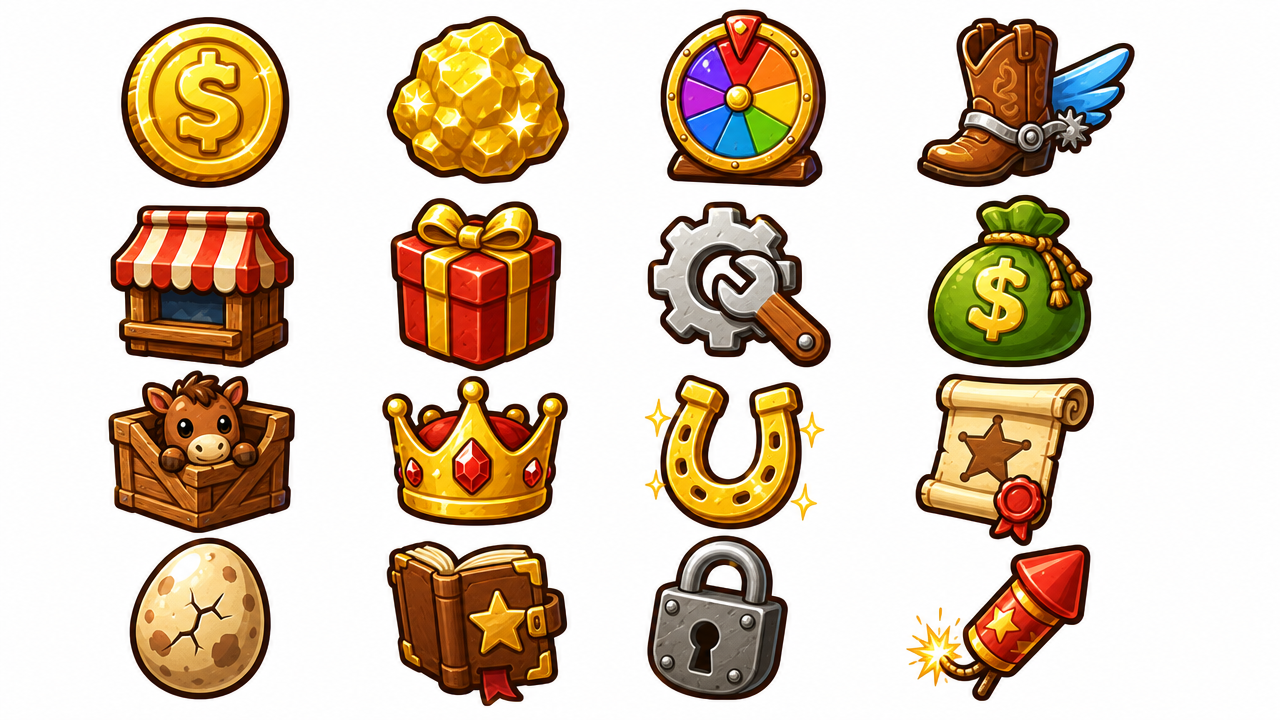
#> input picture assets/ui/source/sheet_a.png, 1280 x 720 px
$ python slice_icons.py ../../assets/ui/source/sheet_a.png ../../assets/ui/source/sheet_d.png
#> lines starting #> are read from the running program, lines starting #| are printed output that depends on the picture; after the words box and inside, x2 and y2 are one past the last pixel; in counts of white or black regions, pixels touching at a corner belong together
"""Slices a generated icon sheet (icons on a plain white background) into transparent PNG icons.

The background is found by flood-filling near-white pixels from the image border, so white
highlights *inside* an icon (behind its dark outline) are kept. Icons are then found as connected
blobs, grouped into rows and named in reading order.

  python3 -I tools/ui/slice_icons.py assets/ui/source/sheet_a.png assets/ui
  python3 -I tools/ui/slice_icons.py assets/ui/source/sheet_d.png assets/ui
"""

import sys
from pathlib import Path

import numpy as np
from PIL import Image, ImageFilter
from scipy import ndimage

# Icon names per sheet, in reading order (4 x 4).
SHEETS = {
    "sheet_a": [
        "coin", "nugget", "wheel", "boots",
        "shop", "gift", "settings", "moneybag",
        "crate", "crown", "horseshoe", "scroll",
        "egg", "book", "lock", "firework",
    ],
    "sheet_d": [
        "sheriffstar", "coins", "magnet", "lasso",
        "saddlebag", "barn", "lockpick", "clover",
        "pouch", "chest", "bundle", "smokebomb",
        "tumbleweed", "beartrap", "ticket", "key",
    ],
}
SIZE = 256  # output icons are SIZE x SIZE with padding
# Icons with an enclosed see-through hole (white inside a loop that should be transparent).
HOLES = {"lasso"}


def main(sheet_path: str, out_dir: str) -> None:
#> called with sheet_path = '../../assets/ui/source/sheet_a.png', out_dir = '../../assets/ui/source/sheet_d.png'
    NAMES = SHEETS[Path(sheet_path).stem]
    img = Image.open(sheet_path).convert("RGB")
#> img is the input picture: PIL image 1280x720 RGB; mean R, G, B 217.1, 199.3, 179
    rgb = np.asarray(img).astype(np.int16)
    near_white = (rgb.min(axis=2) > 232) & ((rgb.max(axis=2) - rgb.min(axis=2)) < 18)
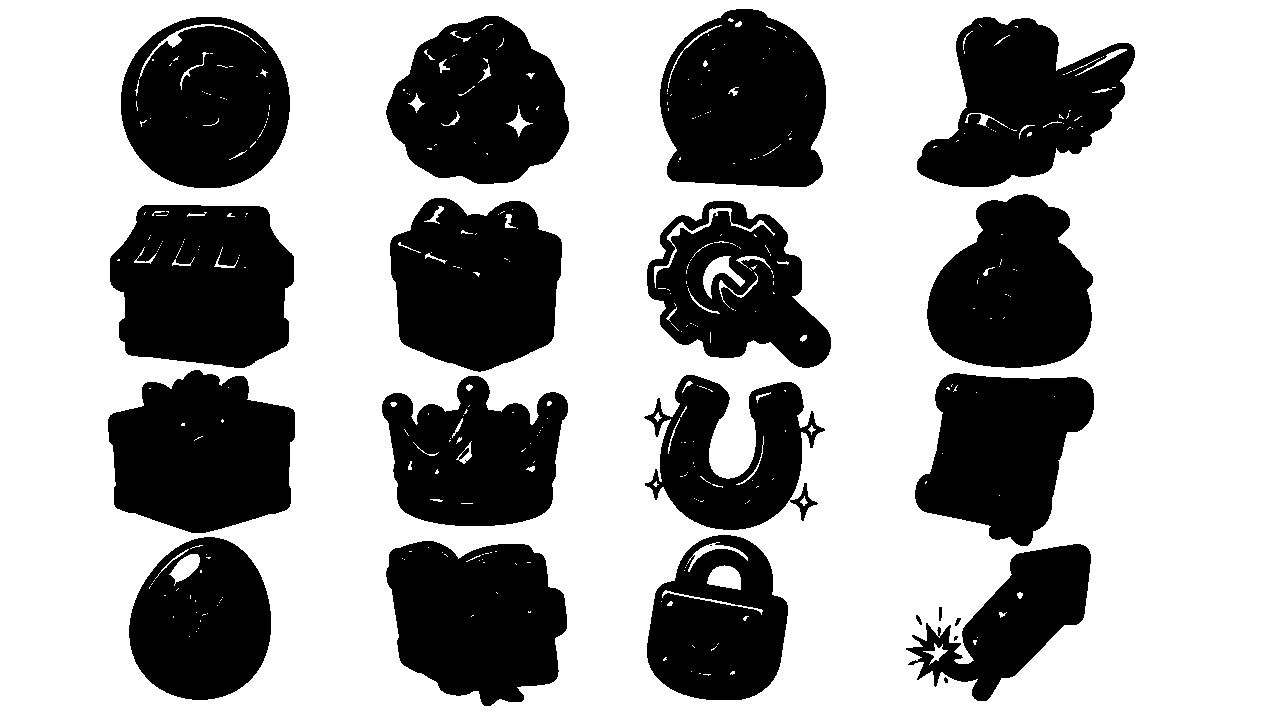
#> near_white: shape (720, 1280) bool; 64.5% white; 22 black regions (3 under 20 px), largest, box (x1, y1, x2, y2) and area: (110, 205, 294, 368) 24659, (660, 9, 826, 187) 24133, (108, 370, 295, 533) 23442
    # Background = near-white regions connected to the border.
    labels, _ = ndimage.label(near_white)
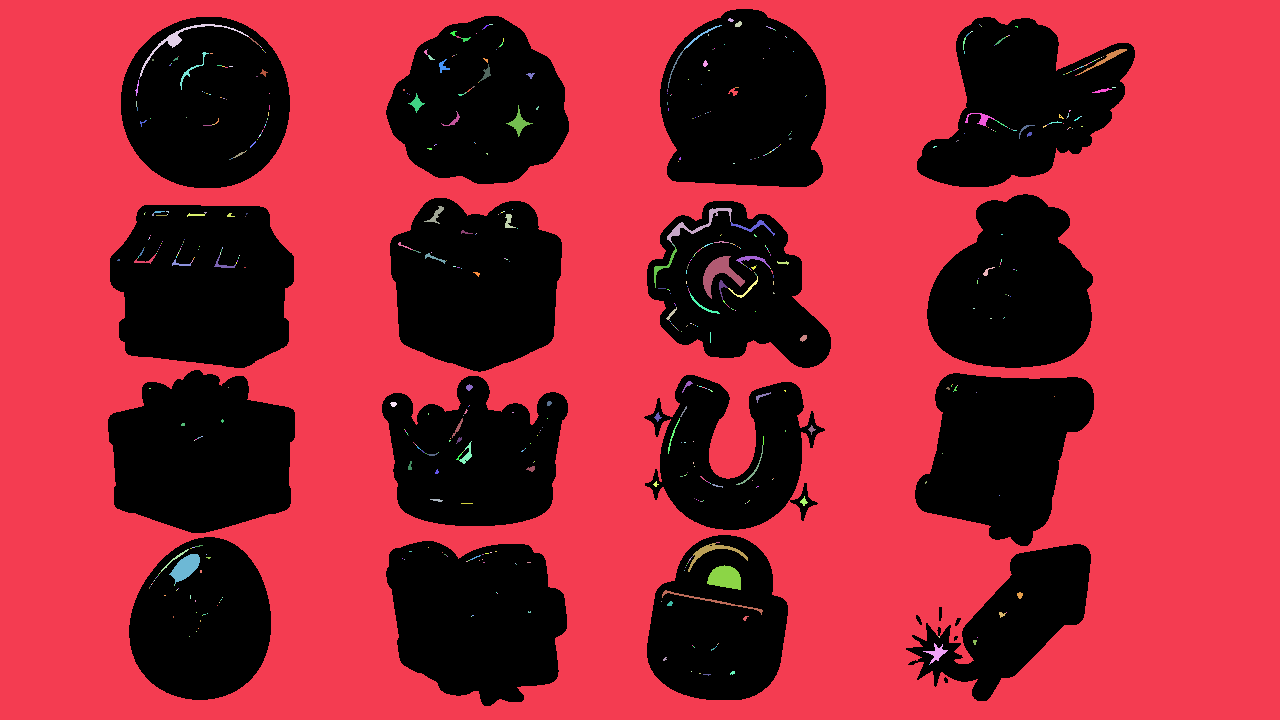
#> labels: shape (720, 1280) int32; 644 distinct labels, from 0 to 643; one colour per label, 0 black
    border = set(np.unique(np.concatenate([labels[0], labels[-1], labels[:, 0], labels[:, -1]])))
#> border = 1 item
    border.discard(0)
    background = np.isin(labels, list(border))
#> background: shape (720, 1280) bool; 63.6% white; 21 black regions (2 under 20 px), largest, box (x1, y1, x2, y2) and area: (110, 205, 294, 368) 25009, (660, 9, 826, 187) 24477, (390, 198, 562, 372) 23659
    alpha = np.where(background, 0, 255).astype(np.uint8)
    # Soften the cut edge a little so icons don't look jagged.
    alpha_img = Image.fromarray(alpha).filter(ImageFilter.GaussianBlur(0.8))
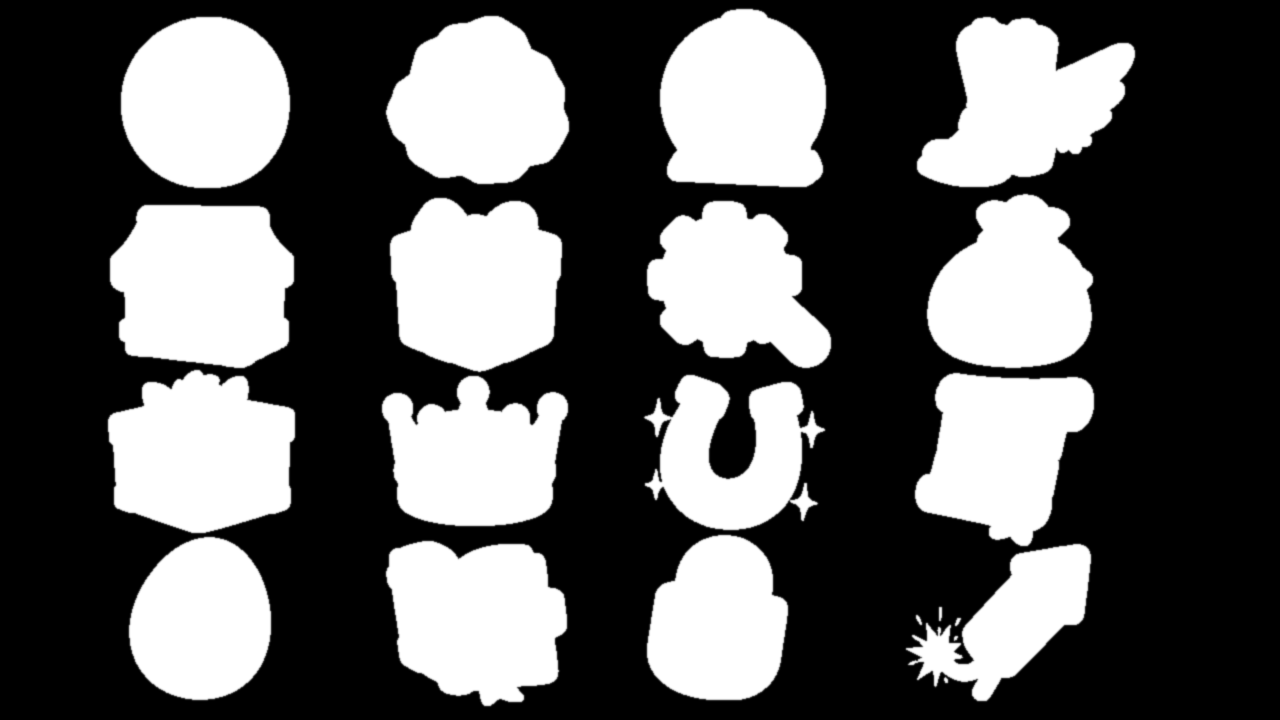
#> alpha_img: PIL image 1280x720 L; min 0, max 255, mean 92.8
    rgba = img.convert("RGBA")
    rgba.putalpha(alpha_img)

    # The sheet is a 4 x 4 grid. Find column/row boundaries from the empty gaps in the foreground
    # (the emptiest vertical/horizontal lines between icons), then crop each cell to its contents.
    fg = ~background
    def cuts(profile: np.ndarray, parts: int) -> list[int]:
#> called with profile = array of shape (1280,), parts = 4
        size = len(profile)
#> size = 1280
        result = [0]
        for k in range(1, parts):
            centre = size * k // parts
            window = range(int(centre - size * 0.08), int(centre + size * 0.08))
            result.append(min(window, key=lambda i: profile[i]))
#> this loop made 3 passes
#> centre on passes 1 to 3: 320, 640, 960
#> after the loop, result = [0, 295, 569, 857]
        result.append(size)
        return result

    xs = cuts(fg.sum(axis=0), 4)
#> xs = [0, 295, 569, 857, 1280]
    ys = cuts(fg.sum(axis=1), 4)
#> the loop in cuts (call 2), `for k in range(1, parts):` made 3 passes
#> centre on passes 1 to 3: 180, 360, 540
#> ys = [0, 188, 372, 533, 720]
    ordered = []
    for r in range(4):
        for c in range(4):
            cell = fg[ys[r] : ys[r + 1], xs[c] : xs[c + 1]]
            rows_any, cols_any = np.where(cell.any(axis=1))[0], np.where(cell.any(axis=0))[0]
            if len(rows_any) == 0:
                raise SystemExit(f"empty cell {r},{c}")
            ordered.append([
                xs[c] + int(cols_any[0]), ys[r] + int(rows_any[0]),
                xs[c] + int(cols_any[-1]) + 1, ys[r] + int(rows_any[-1]) + 1,
            ])
#> after the loop, ordered = 16 items, first 6: [121, 17, 290, 188], [386, 16, 569, 184], [660, 9, 826, 187], [917, 17, 1135, 187], [110, 205, 294, 372], [390, 198, 562, 372]

    out = Path(out_dir)
    out.mkdir(parents=True, exist_ok=True)
    for name, box in zip(NAMES, ordered):
        crop = rgba.crop(tuple(box))
        if name in HOLES:
            # Clear large enclosed near-white areas (the hole), keeping small white highlights.
            region = near_white[box[1] : box[3], box[0] : box[2]]
            holes, count = ndimage.label(region)
            a = np.asarray(crop.getchannel("A")).copy()
            for k in range(1, count + 1):
                mask = holes == k
                if mask.sum() > 300:
                    a[ndimage.binary_dilation(mask, iterations=1)] = 0
            crop.putalpha(Image.fromarray(a))
        side = max(crop.size)
        canvas = Image.new("RGBA", (side, side), (0, 0, 0, 0))
        canvas.paste(crop, ((side - crop.size[0]) // 2, (side - crop.size[1]) // 2))
        pad = int(SIZE * 0.06)
        canvas = canvas.resize((SIZE - 2 * pad, SIZE - 2 * pad), Image.LANCZOS)
        final = Image.new("RGBA", (SIZE, SIZE), (0, 0, 0, 0))
        final.paste(canvas, (pad, pad))
        final.save(out / f"{name}.png")
        print(f"{name}.png  from {box[0]},{box[1]} {crop.size}")
#> this loop made 16 passes
#> (name, box, side) on passes 1 to 12: ('coin', [121, 17, 290, 188], 171), ('nugget', [386, 16, 569, 184], 183), ('wheel', [660, 9, 826, 187], 178), ('boots', [917, 17, 1135, 187], 218), ('shop', [110, 205, 294, 372], 184), ('gift', [390, 198, 562, 372], 174), ('settings', [647, 201, 831, 368], 184), ('moneybag', [927, 194, 1093, 368], 174), ('crate', [108, 372, 295, 533], 187), ('crown', [382, 376, 568, 526], 186), ('horseshoe', [644, 375, 825, 530], 181), ('scroll', [915, 373, 1094, 533], 179)
#| coin.png  from 121,17 (169, 171)
#| nugget.png  from 386,16 (183, 168)
#| wheel.png  from 660,9 (166, 178)
#| boots.png  from 917,17 (218, 170)
#| shop.png  from 110,205 (184, 167)
#| gift.png  from 390,198 (172, 174)
#| settings.png  from 647,201 (184, 167)
#| moneybag.png  from 927,194 (166, 174)
#> (further printed lines are left out)
#> pass 1, in main, `canvas = canvas.resize((SIZE - 2 * pad, SIZE - 2 * pad), Image.LANCZOS)`:
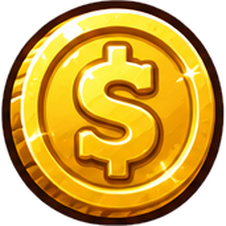
#> canvas: PIL image 226x226 RGBA; mean R, G, B, A 165.3, 125.1, 34.5, 201.1; transparent parts drawn white
#> after the loop:
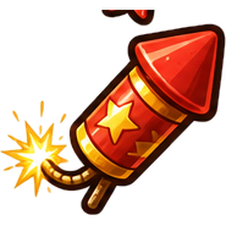
#> canvas: PIL image 226x226 RGBA; mean R, G, B, A 82.6, 46, 28.2, 101.8; transparent parts drawn white
#> after the loop:
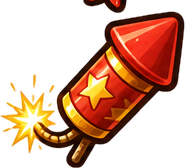
#> crop: PIL image 185x168 RGBA; mean R, G, B, A 216, 176.2, 156.9, 112.1; transparent parts drawn white
#> after the loop:
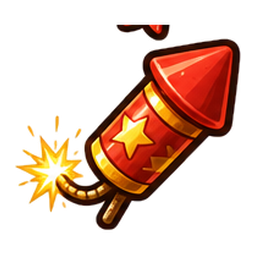
#> final: PIL image 256x256 RGBA; mean R, G, B, A 64.4, 35.8, 22, 79.3; transparent parts drawn white


if __name__ == "__main__":
    main(sys.argv[1], sys.argv[2])
